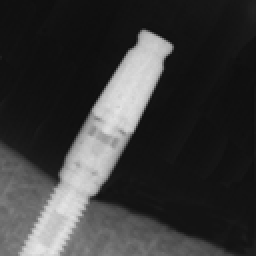
%> input picture TP/tp/TP1/implant.bmp, 128 x 128 px (shown 2 times larger)
$ octave TP1_K_means.m   (GNU Octave 9; MATLAB toolbox functions it lacks are replaced by stand-ins)
%> lines starting %> are read from the running program, lines starting %| are printed output that depends on the picture
clear all;close all; clc;

%% VAR

% Idist = double(imread('implant.bmp'))/255;
I = double(imread('implant.bmp'))/255;
%> I: size 128x128 double; min 0.0549, max 0.902, mean 0.226
[x,y]=size(I);
%> x = 128; y = 128
figure,imshow(I);
N = x*y; %nb pixels
%> N = 16384
nb_classes = 3;

%% Seuillage

classe=zeros(1,nb_classes);

for i = 1:nb_classes
    classe(1,i) = I(randi([0 N],1,1)); %chaque classe = rand(intensite pixel image)
end
%> after the loop, classe = [0.0824 0.341 0.847]

old_barycentres = zeros(1,3);

for iteration = 1:30

I_classe(:,:) = zeros(x,y);
nb_pixel_classe = zeros(1,3);

sum_1=0;
sum_2=0;
sum_3=0;

for i = 1:y
    for j = 1:x

        distances = zeros(1,3); %la comparer a intensite pixel
        for k = 1:3

            dist_label = sqrt( (I(i,j)-classe(k)).^2 ); %distance entre le pixel actuel et chaque classe

            distances(k) = dist_label;

        end

        [~,index] = min(distances); %index de la class avec dist_min pixel

        I_classe(i,j) = index; % qu'on associe au pixel
%         I_classe(i,j) = classe(index); % qu'on associe au pixel

        nb_pixel_classe(1,index) = nb_pixel_classe(1,index)+1;
     end
end

%On montre l'image apr鑣 une it閞ation
% if iteration ==1
%     figure,imshow((I_classe));
%     title('Image 1 it閞ation');
% end

for i = 1:y
    for j = 1:x

        if I_classe(i,j)==1
            sum_1 = sum_1 + I(i,j);
        elseif I_classe(i,j)==2
            sum_2 = sum_2 + I(i,j);
        else I_classe(i,j)==3
            sum_3 = sum_3 + I(i,j);
        end
    end
end

new_barycentres = [ sum_1/nb_pixel_classe(1) sum_2/nb_pixel_classe(2) sum_3/nb_pixel_classe(3) ];

if new_barycentres == old_barycentres
    a=100
    break;
end
a=1;

old_barycentres = zeros(1,3);
old_barycentres = new_barycentres;

classe(1,:) = new_barycentres(1,:); % On a les nouvelles valeurs des labels
end
%> this loop made 3 passes
%> old_barycentres on passes 1 to 2: [0.075 0.393 0.777], [0.0756 0.394 0.776]
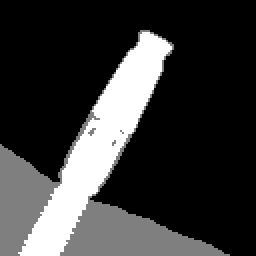
%> I_classe: size 128x128 double (shown 2 times larger); min 1, max 3, mean 1.44; drawn with min black and max white
%> after the loop, classe = [0.0756 0.394 0.776]; distances = [0.0499 0.269 0.651]; nb_pixel_classe = [11488 2525 2371]

I_res(:,:) = zeros(x,y);
%> I_res: size 128x128 double; every value is 0

for i = 1:y
    for j = 1:x

        if I_classe(i,j)==1
            I_res(i,j) = classe(1);
        elseif I_classe(i,j)==2
            I_res(i,j) = classe(2);
        else I_classe(i,j)==3
            I_res(i,j) = classe(3);
        end
    end
end
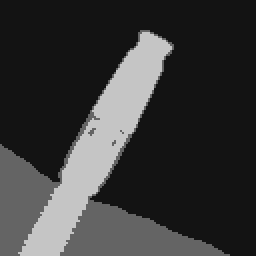
%> I_res: size 128x128 double (shown 2 times larger); min 0.0756, max 0.776, mean 0.226

figure,imagesc(I_res);
title('Image finale');
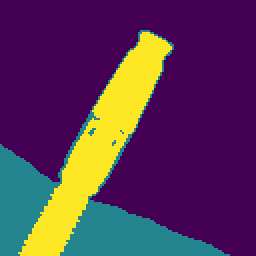
%> displayed picture: size 128x128x3, on the screen's scale of 0 to 255 (shown 2 times larger); mean R, G, B 90, 54.6, 86.1

%% Redressement
%JAUNE = IMPLANT = max(classe)


[implant ,classe_implant]=max(classe);
%> implant = 0.776; classe_implant = 3

[x_implant,y_implant]=find(I_classe==classe_implant); %indice d'un pixel de l'image avec l'implant
%> x_implant = 2371 values from 17 to 128; y_implant = 2371 values from 10 to 86

x_bar=mean(x_implant)
%> x_bar = 73.51
y_bar=mean(y_implant)
%> y_bar = 49.94

% [61 lines of commented-out code are left out]
